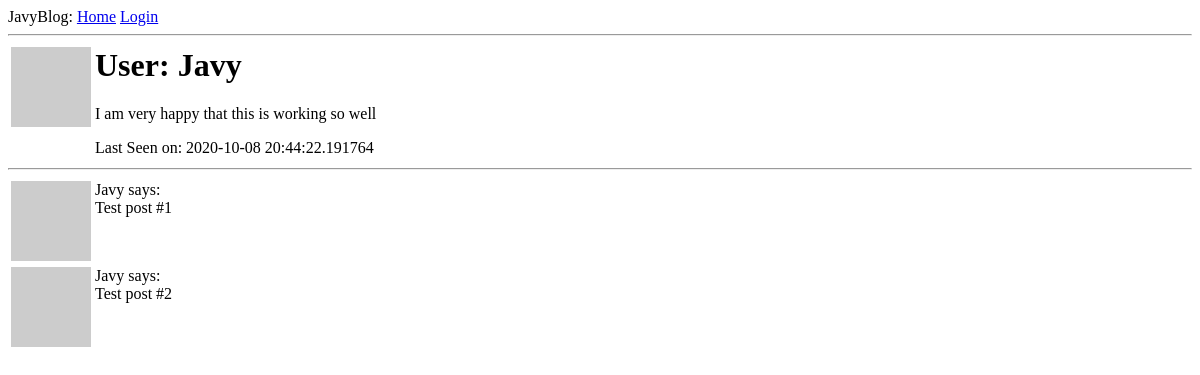
Before: /user/Javy with the older database file.
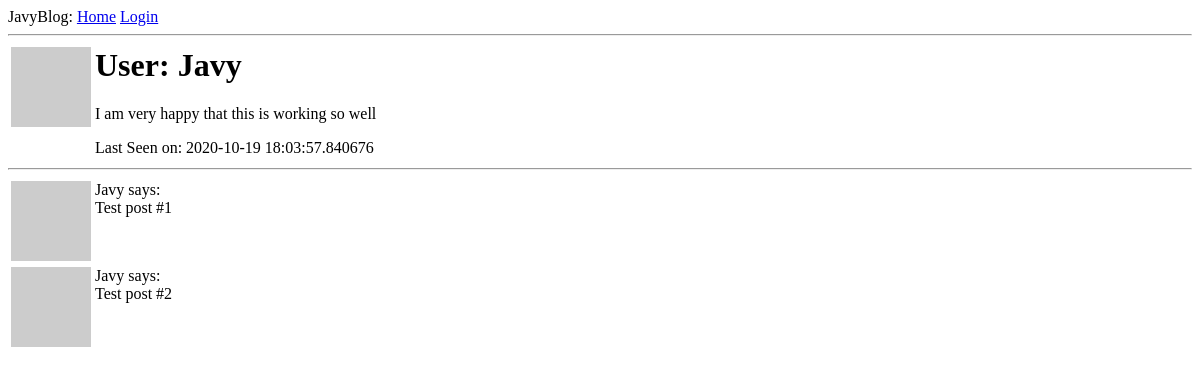
After: the same page with the newer database file.
### app/models.py (models this page shows, shortened)
class User(UserMixin, db.Model):
    id = db.Column(db.Integer, primary_key=True)
    username = db.Column(db.String(64), index=True, unique=True)
    email = db.Column(db.String(120), index=True, unique=True)
    password_hash = db.Column(db.String(128))
    about_me = db.Column(db.String(140))
    last_seen = db.Column(db.DateTime, default=datetime.utcnow)
    posts = db.relationship('Post', backref='author', lazy='dynamic')
    def avatar(self, size):
        digest = md5(self.email.lower().encode('utf-8')).hexdigest()
        return 'https://www.gravatar.com/avatar/{}?d=identicon&s={}'.format(digest, size)

### app/routes.py (the view)
@login_required
@app.route('/user/<username>')
def user(username):
    user = User.query.filter_by(username=username).first_or_404()
    posts =[
        {'author':user, 'body': 'Test post #1'},
        {'author':user, 'body': 'Test post #2'}
    ]
    return render_template('user.html',user=user, posts=posts)

### app/routes.py (called while the page is built)
@app.before_request
def before_request():
    if current_user.is_authenticated:
        current_user.last_seen = datetime.utcnow()
        db.session.commit()

### app/templates/user.html (shortened to what this page needs)
{% extends 'base.html' %}
{% block content %}
    <table>
        <tr valign="top">
            <td><img src="{{ user.avatar(128)}}"></td>
            <td>
                <h1>User: {{user.username}}</h1>
                {% if user.about_me %}<p>{{user.about_me}}</p>{% endif %}
                {% if user.last_seen %}<p>Last Seen on: {{user.last_seen}}</p>{% endif %}
            </td>
        </tr>
    </table>
    <hr>
    {% for  post in posts%}
        {% include '_post.html' %}
    {% endfor %}
{% endblock %}

### app/templates/base.html (shortened to what this page needs)
<html>
    <head>
    </head>
    <body>
        <div>JavyBlog:
            <a href= "{{url_for('index')}}">Home</a>
            {% if current_user.is_anonymous %}
            <a href="{{url_for('login')}}">Login</a>
            {% else %}
            <a href= "{{url_for('user', username=current_user.username)}}">Profile</a>
            <a href="{{url_for('logout')}}">Logout</a>
            {% endif %}
        </div>
        <hr>
        {% block content %}{% endblock %}
    </body>
</html>

### app/templates/_post.html
<table>
    <tr valign="top">
    <td><img src="{{ post.author.avatar(36) }}"></td>
    <td>{{ post.author.username }} says:<br>{{ post.body }}</td>
    </tr>
</table>

Changed rows visible on the page:
changed User "Javy": last_seen "2020-10-08 20:44:22.191764" → "2020-10-19 18:03:57.840676"
